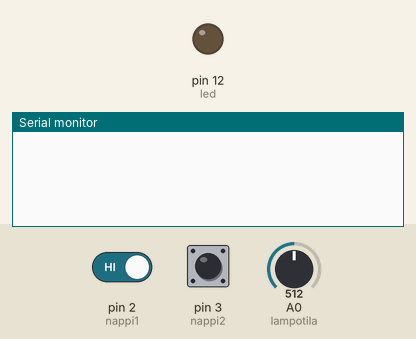
Bench run of a sketch on a simulated Arduino Uno, built with avr-gcc and run on an emulated ATmega328P. Shown: output pins drawn as LEDs (lit = HIGH), the last lines printed to the serial monitor. Inputs (shaded band) come from the test bench; at power-on: pin 2 (nappi1) HIGH, pin 3 (nappi2) HIGH, A0 (lampotila) = 512. EEPROM starts erased.

Above: at 5.8 s.
5.9 s: pin 2 (nappi1) driven LOW
At 6.5 s:
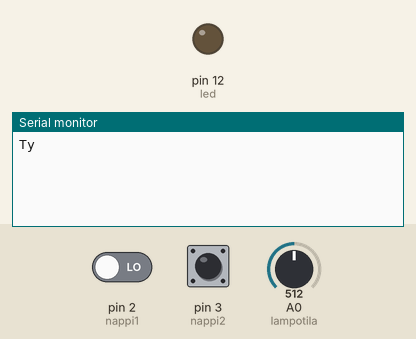
At 10.8 s:
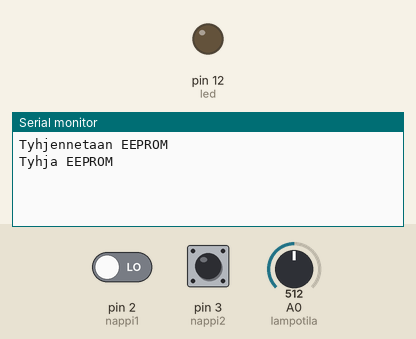

The sketch:

H4_koodi.ino
```cpp
#include <EEPROM.h>
const byte nappi1 = 2;
const byte nappi2 = 3;
byte led = 12;
const byte lampotila = A0;
long mittausaika  = 0;
long viimeisin_mittausaika = 0;
float viimeisin_anturilukema= 0;
// lampotila ja aika talteen
typedef struct Talteen
{
    float adc;
    long suoritusaika;
} Talteen;

Talteen talt;
int eeprom_addr = 0;

//setup-osiossa alustetaan portit ja pinnit jne
void setup()
{
    pinMode(nappi1,INPUT);
    pinMode(nappi2,INPUT);
    pinMode(led,OUTPUT);
    //digitaalinen pinnikeskeytys napille
    attachInterrupt(digitalPinToInterrupt(nappi1), nollaaEeprom, FALLING);
    attachInterrupt(digitalPinToInterrupt(nappi2), tulostaTiedot, FALLING);
    Serial.begin(115200);
}

void loop()
{

    int dummy=0;
    //Mitataan lampotilaa 5 sek valein
    mittaaLampotila();
}

//nollaus
void nollaaEeprom(){
    static unsigned long last_interrupt_time = 0;
    unsigned long interrupt_time = millis();
    // 200ms viive
    if (interrupt_time - last_interrupt_time > 200){
        int i;
        Serial.println("Tyhjennetaan EEPROM");
        // nollia tayteen kuten ohjeessa sanottiin
        for (int i = 0 ; i < EEPROM.length() ; i++) {
            EEPROM.write(i, 0);
        }
        eeprom_addr = 0;
        mittausaika = 0;
        Serial.println("Tyhja EEPROM");
    }
    last_interrupt_time = interrupt_time;
}

void mittaaLampotila(){
    mittausaika = millis();
    if (mittausaika - viimeisin_mittausaika > 5000)
    {
        //alustetaan muuttujat
        float anturilukemasumma = 0;
        float anturilukema= 0;
        int naytemaara = 50;

        for (int i = 0; i < naytemaara; i++)
        {
            delay(20);
            anturilukemasumma += analogRead(lampotila);
        }
        //lasketaan keskiarvo 50 naytteesta
        anturilukema = anturilukemasumma /(float) naytemaara;
        if ( anturilukema != viimeisin_anturilukema )
        {
            talt.adc = anturilukema;
            //muunnetaan millisekunnit sekunneiksi
            talt.suoritusaika = mittausaika / 1000;
            // Tellennetaan tietue EEPROM-muistiin
            EEPROM.put(eeprom_addr, talt);

            eeprom_addr += sizeof(talt);
            if ( eeprom_addr >= EEPROM.length() )
                eeprom_addr = 0;
            viimeisin_anturilukema = anturilukema;
        }
        viimeisin_mittausaika = mittausaika;
    }
}
//Tulostus sarjaporttiin
void tulostaTiedot(){

    int i = 0;
    int x= 0;

    static unsigned long last_interrupt_time = 0;
    unsigned long interrupt_time = millis();
    if (interrupt_time - last_interrupt_time > 200){
        // Luetaan silmukan avulla EEPROM-muisti sarjaporttiin
        while (i < eeprom_addr)
        {

            Talteen talt1 = EEPROM.get(i, talt);
            float lampotila = 125.0 / 256.0 * talt1.adc - 50.0;
            long suoritusaika = talt1.suoritusaika;
//Tulostetaan sarjaporttiin
            Serial.print(++x);
            Serial.print(":\t");
            Serial.print("Aika: ");
            Serial.print(suoritusaika);
            Serial.print("\t Lampotila: ");
            Serial.println(lampotila);


            i += sizeof(talt);
        }
    }
    last_interrupt_time = interrupt_time;
}
```

Measured:
- after the input at 5.9 s, the serial monitor: prints a new line at once (image 1)
